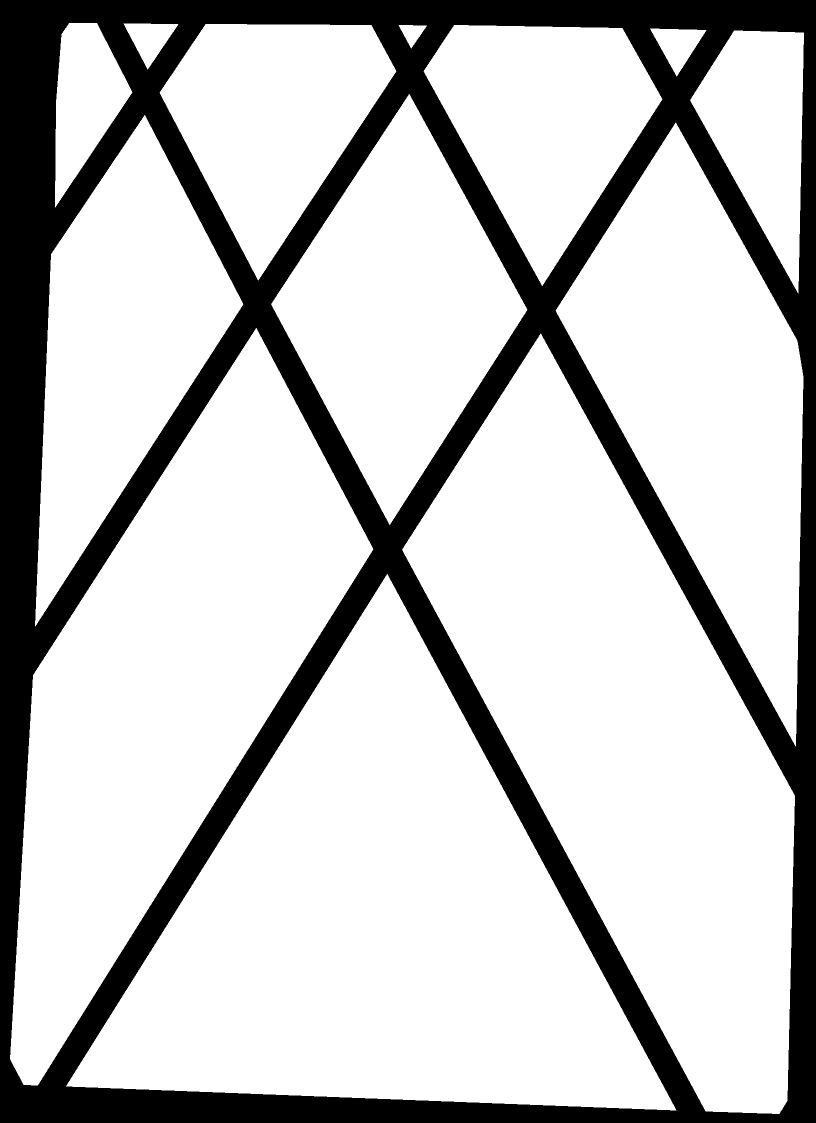
#> input picture output/pattern/1_matrix_instances_bw.png, 1631 x 2245 px (shown at 1/2 size); its folder holds only this picture in this run
$ python main.py --input ../output/pattern/1_matrix_instances_bw.png
#> lines starting #> are read from the running program, lines starting #| are printed output that depends on the picture; after the words box and inside, x2 and y2 are one past the last pixel; in counts of white or black regions, pixels touching at a corner belong together
### src1/utils.py
from __future__ import annotations

from pathlib import Path

import cv2
import numpy as np


IMAGE_SUFFIXES = {".jpg", ".jpeg", ".png", ".bmp", ".tif", ".tiff"}


# [33 lines left out: functions odd_at_least, smooth_projection, longest_active_span, not called in this run]


def load_bgr_image(image_path: Path) -> np.ndarray:
    image = cv2.imread(str(image_path))
#> image is the input picture: shape (2245, 1631, 3); 77.4% white; 1 black region, box (x1, y1, x2, y2) and area: (0, 0, 1631, 2245) 827239
    if image is None:
        raise RuntimeError(f"Failed to read image: {image_path}")
    return image


# [6 lines left out: function load_binary_mask, not called in this run]


def iter_image_paths(path: Path, stem_suffix: str | None = None) -> list[Path]:
    if path.is_file():
        return [path]
    image_paths = [item for item in path.iterdir() if item.suffix.lower() in IMAGE_SUFFIXES]
    if stem_suffix is not None:
        image_paths = [item for item in image_paths if item.stem.endswith(stem_suffix)]
    return sorted(image_paths)


# [4 lines left out: function iter_mask_paths, not called in this run]


def ensure_dir(path: Path) -> None:
    path.mkdir(parents=True, exist_ok=True)


def write_image(path: Path, image: np.ndarray) -> None:
    ensure_dir(path.parent)
    cv2.imwrite(str(path), image)


# [25 lines left out: functions build_hole_response, derive_roi_path, not called in this run]

### src1/crop_seat_roi.py
from __future__ import annotations

import argparse
import time
from pathlib import Path

import cv2
import numpy as np

from src1.utils import iter_image_paths, load_bgr_image, write_image


# BASE_IMAGE_WIDTH = 5472
# BASE_IMAGE_HEIGHT = 3648

# ROI_POINTS = np.array(
#     [
#         [1689, 201],
#         [3214, 228],
#         [3180, 2445],
#         [1584, 2382],
#     ],
#     dtype=np.float32,
# )
BASE_IMAGE_WIDTH = 898
BASE_IMAGE_HEIGHT = 969

ROI_POINTS = np.array(
     [
         [0, 0],
         [0, 969],
         [898, 969],
         [898, 0],
     ],
     dtype=np.float32,
 )


def clip_points_to_image(points: np.ndarray, image_shape: tuple[int, ...]) -> np.ndarray:
    h, w = image_shape[:2]
    pts = np.asarray(points, dtype=np.float32).copy()
    pts[:, 0] = np.clip(pts[:, 0], 0, w - 1)
    pts[:, 1] = np.clip(pts[:, 1], 0, h - 1)
    return pts


def scale_points_to_image(
    points: np.ndarray,
    image_shape: tuple[int, ...],
    base_width: int = BASE_IMAGE_WIDTH,
    base_height: int = BASE_IMAGE_HEIGHT,
) -> np.ndarray:
#> called with points = array of shape (4, 2), image_shape = (2245, 1631, 3), base_width = 898, base_height = 969
    h, w = image_shape[:2]
    sx = w / float(base_width)
    sy = h / float(base_height)

    pts = np.asarray(points, dtype=np.float32).copy()
#> pts = [[0, 0], [0, 969], [898, 969], [898, 0]]
    pts[:, 0] *= sx
    pts[:, 1] *= sy
    return pts


def polygon_crop_without_warp(
    image: np.ndarray,
    points: np.ndarray,
    build_preview: bool = True,
) -> tuple[np.ndarray, np.ndarray]:
    pts = scale_points_to_image(points, image.shape)
#> pts = [[0, 0], [0, 2245], [1631, 2245], [1631, 0]]
    pts = clip_points_to_image(pts, image.shape)
#> pts = [[0, 0], [0, 2244], [1630, 2244], [1630, 0]]
    polygon = np.round(pts).astype(np.int32)
#> polygon = [[0, 0], [0, 2244], [1630, 2244], [1630, 0]]
    x, y, w, h = cv2.boundingRect(polygon)
#> x = 0; y = 0; w = 1631; h = 2245
    if w <= 1 or h <= 1:
        raise RuntimeError(f"Invalid ROI bounding rect: x={x}, y={y}, w={w}, h={h}")

    crop_view = image[y:y + h, x:x + w]

    local_polygon = polygon.copy()
#> local_polygon = [[0, 0], [0, 2244], [1630, 2244], [1630, 0]]
    local_polygon[:, 0] -= x
    local_polygon[:, 1] -= y

    mask = np.zeros((h, w), dtype=np.uint8)
    cv2.fillPoly(mask, [local_polygon], 255)
#> mask: shape (2245, 1631); every value is 255

    masked_crop = np.full_like(crop_view, 255)
    cv2.copyTo(crop_view, mask, masked_crop)

    preview = np.empty((0, 0, 3), dtype=np.uint8)
    if build_preview:
        preview = image.copy()
        cv2.polylines(preview, [polygon.reshape(-1, 1, 2)], True, (0, 0, 255), 3)

        for idx, (px, py) in enumerate(polygon, start=1):
            cv2.circle(preview, (px, py), 6, (0, 255, 255), -1)
            cv2.putText(
                preview,
                str(idx),
                (px + 8, py - 8),
                cv2.FONT_HERSHEY_SIMPLEX,
                0.7,
                (0, 255, 255),
                2,
                cv2.LINE_AA,
            )

    return masked_crop, preview


# [5 lines left out: function crop_and_draw, not called in this run]


def build_roi_crop(
    image: np.ndarray,
    points: np.ndarray = ROI_POINTS,
) -> np.ndarray:
    crop, _ = polygon_crop_without_warp(image, points, build_preview=False)
    return crop


# [53 lines left out: functions process_path, parse_points_from_args, main, not called in this run]


# [2 lines that do not run on import are left out]

### src1/extract_holes2.py
from __future__ import annotations

import argparse
import time
from pathlib import Path

import cv2
import numpy as np

from src1.utils import build_hole_response, iter_image_paths, load_bgr_image, write_image


CLAHE_CLIP_LIMIT = 2.0
CLAHE_TILE_GRID = (8, 8)
BLACKHAT_KERNEL_SIZE = 7
MIN_FILL_RATIO = 0.5  # 保持原参数不变

RESPONSE_MODES = ("multi", "gray")


# [28 lines left out: functions build_single_channel_response, build_response, build_preview_image, not called in this run]


def build_hole_mask_and_centers(
    image: np.ndarray,
    min_area: int = 6,
    max_area: int = 120,
    max_aspect_ratio: float = 1.8,
    response: np.ndarray | None = None,
    response_mode: str = "multi",
    discard_border_components: bool = False,
) -> tuple[np.ndarray, np.ndarray, np.ndarray]:

    # === 弃用黑帽变换，改用自适应阈值直接提取 ===
#> called with min_area = 6, max_area = 120, max_aspect_ratio = 1.8, response_mode = 'multi', discard_border_components = False
    gray = cv2.cvtColor(image, cv2.COLOR_BGR2GRAY)
    binary = cv2.adaptiveThreshold(
        gray, 255,
        cv2.ADAPTIVE_THRESH_GAUSSIAN_C,
        cv2.THRESH_BINARY_INV,
        blockSize=31,  # 局部观察窗口：保持原参数不动
        C=7            # 灵敏度：保持原参数不动
    )
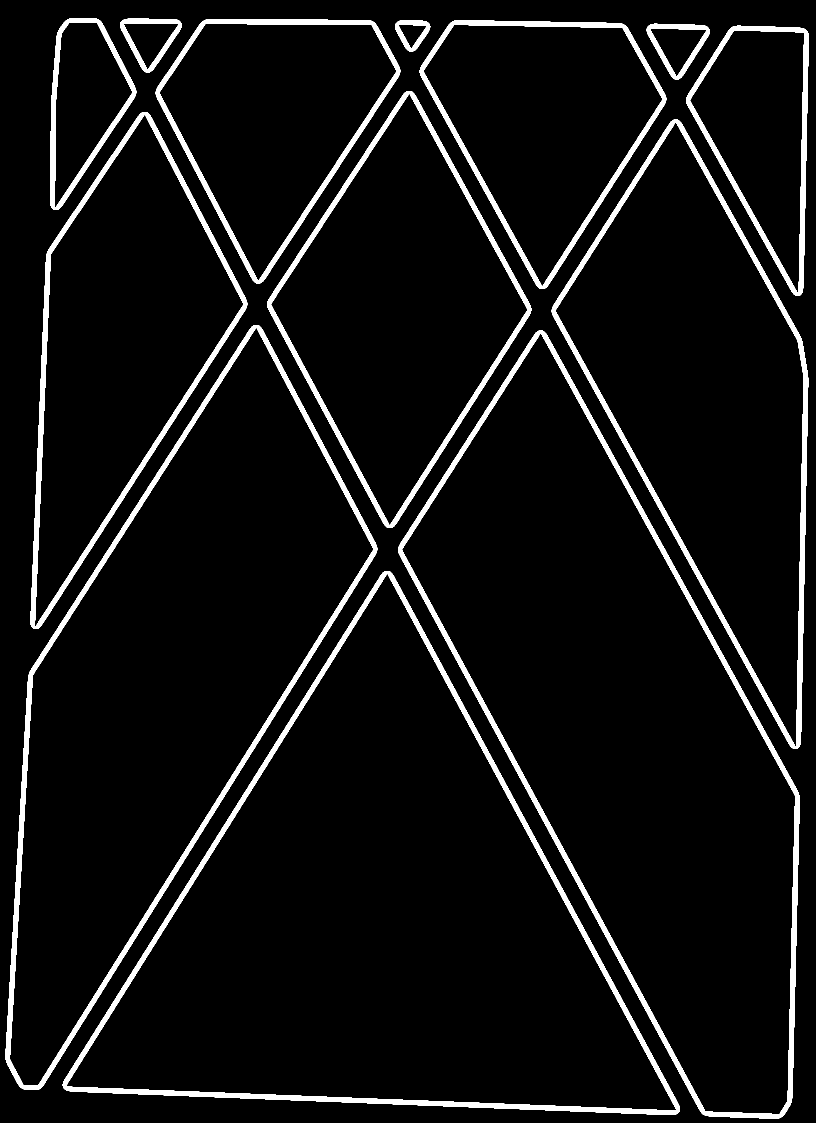
#> binary: shape (2245, 1631) (shown at 1/2 size); 6.4% white; 13 white regions, largest, box (x1, y1, x2, y2) and area: (125, 1142, 1360, 2230) 35589, (796, 661, 1600, 2238) 35431, (11, 650, 755, 2180) 33516

    # 保存带有原始噪点的二值图供 --save-response 查看
    response = binary.copy()

    # === 1. 找怪物阶段：只用闭操作！利用细碎噪点把缝线连成一片 ===
    merge_kernel = cv2.getStructuringElement(cv2.MORPH_ELLIPSE, (5, 5))
    merged_binary = cv2.morphologyEx(binary, cv2.MORPH_CLOSE, merge_kernel)
#> merged_binary: shape (2245, 1631); 6.4% white; 13 white regions, largest, box (x1, y1, x2, y2) and area: (125, 1142, 1360, 2230) 35607, (796, 661, 1600, 2238) 35440, (11, 650, 755, 2180) 33525

    # 2. 在“闭操作”后的图像上计算连通域。
    num_labels, labels, stats, centroids = cv2.connectedComponentsWithStats(merged_binary, connectivity=8)
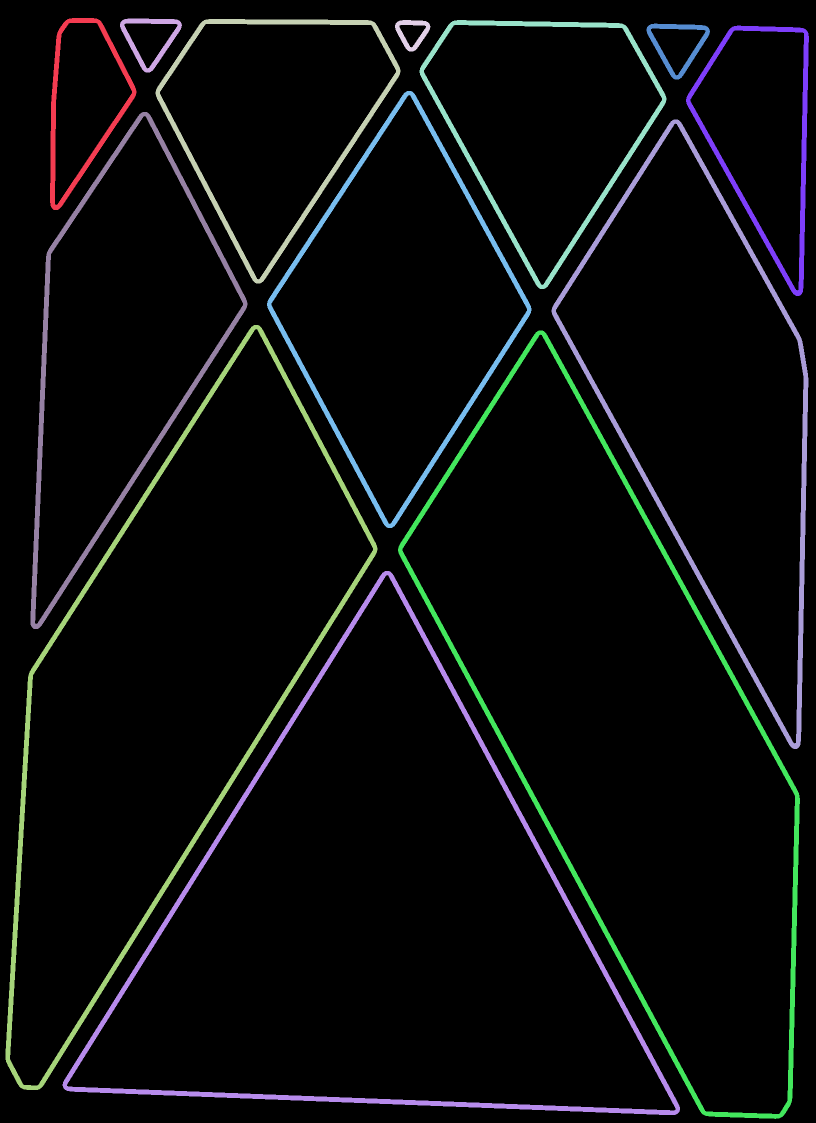
#> labels: shape (2245, 1631) int32 (shown at 1/2 size); 14 distinct labels, from 0 to 13; one colour per label, 0 black
#> num_labels = 14; stats = 14 rows, first 6: [0, 0, 1631, 2245, 3428566], [100, 36, 173, 384, 8584], [240, 37, 124, 108, 3278], [311, 38, 490, 529, 15060], [790, 40, 71, 63, 1735], [839, 40, 494, 538, 15172]; centroids = 14 rows, first 8: [814, 1131.1], [161.5, 218.2], [299.8, 77.1], [548.2, 247.1], [824.2, 65.36], [1085.4, 254.1], [1355.1, 89.14], [1532.6, 294.1]

    areas = stats[:, cv2.CC_STAT_AREA].astype(np.int32)
#> areas = [3428566, 8584, 3278, 15060, 1735, 15172, 3358, 12541, 19568, 22275, 26886, 33525, 35440, 35607]
    widths = stats[:, cv2.CC_STAT_WIDTH].astype(np.int32)
#> widths = [1631, 173, 124, 490, 71, 494, 127, 246, 529, 434, 514, 744, 804, 1235]
    heights = stats[:, cv2.CC_STAT_HEIGHT].astype(np.int32)
#> heights = [2245, 384, 108, 529, 63, 538, 112, 541, 874, 1034, 1259, 1530, 1577, 1088]

    short_side = np.maximum(1, np.minimum(widths, heights)).astype(np.float32)
#> short_side = [1631, 173, 108, 490, 63, 494, 112, 246, 529, 434, 514, 744, 804, 1088]
    long_side = np.maximum(widths, heights).astype(np.float32)
#> long_side = [2245, 384, 124, 529, 71, 538, 127, 541, 874, 1034, 1259, 1530, 1577, 1235]
    aspect_ratio = long_side / short_side
#> aspect_ratio = [1.38, 2.22, 1.15, 1.08, 1.13, 1.09, 1.13, 2.2, 1.65, 2.38, 2.45, 2.06, 1.96, 1.14]
    fill_ratio = areas.astype(np.float32) / np.maximum(1, widths * heights).astype(np.float32)
#> fill_ratio = [0.936, 0.129, 0.245, 0.0581, 0.388, 0.0571, 0.236, 0.0942, 0.0423, 0.0496, 0.0415, 0.0295, 0.028, 0.0265]

    # 3. 连通域过滤：缝线怪物在这里被拦截
    keep = (
        (areas >= int(min_area))
        & (areas <= int(max_area))
        & (aspect_ratio <= float(max_aspect_ratio))
        & (fill_ratio >= float(MIN_FILL_RATIO))
    )
#> keep = [False, False, False, False, False, False, False, False, False, False, False, False, False, False]
    keep[0] = False

    if discard_border_components and num_labels > 1:
        border_ids = np.unique(
            np.concatenate((labels[0, :], labels[-1, :], labels[:, 0], labels[:, -1]))
        )
        border_mask = np.zeros(num_labels, dtype=bool)
        border_mask[border_ids] = True
        keep &= ~border_mask
        keep[0] = False

    # 4. 提取出合法的孔洞区域轮廓
    valid_regions_mask = (keep[labels].astype(np.uint8) * 255)
#> valid_regions_mask: shape (2245, 1631); every value is 0

    # 5. 取交集，剥离周围大范围噪点，提取出原始带有毛刺的真实孔洞
    hole_mask = cv2.bitwise_and(binary, valid_regions_mask)

    # === 终极抛光阶段：把开运算放在这里！ ===
    # 此时缝线已过滤完毕，只剩真实孔洞。用 3x3 开运算清理孔洞边缘的微小毛刺。
    # 小图片
    clean_kernel = cv2.getStructuringElement(cv2.MORPH_ELLIPSE, (3, 3))
    hole_mask = cv2.morphologyEx(hole_mask, cv2.MORPH_OPEN, clean_kernel)
    # 大图片
    # clean_kernel = cv2.getStructuringElement(cv2.MORPH_ELLIPSE, (6, 6))
    # hole_mask = cv2.morphologyEx(hole_mask, cv2.MORPH_OPEN, clean_kernel)
    # ======================================

    # 重新在干净抛光后的 mask 上计算质心返回
    num_final, _, _, final_centroids = cv2.connectedComponentsWithStats(hole_mask, connectivity=8)
#> num_final = 1; final_centroids = [[815, 1122]]
    centers = final_centroids[1:].astype(np.float32) if num_final > 1 else np.empty((0, 2), dtype=np.float32)
#> centers = empty array

    return response, hole_mask, centers


# [155 lines left out: functions build_hole_mask, build_hole_artifacts, process_path, main, not called in this run]


# [2 lines that do not run on import are left out]

### src1/find_boundary_hole2.py
from __future__ import annotations

import argparse
import time
from pathlib import Path

import cv2
import numpy as np

from src1.utils import derive_roi_path, iter_mask_paths, load_binary_mask, load_bgr_image, write_image

try:
    from scipy.spatial import cKDTree
except ImportError as exc:
    raise RuntimeError("This script requires scipy. Please run: pip install scipy") from exc


# [26 lines left out: function extract_hole_centers, not called in this run]


def estimate_spacing(points: np.ndarray, tree: cKDTree | None = None) -> float:
    if len(points) < 2:
        raise RuntimeError("Not enough points to estimate spacing.")

    if tree is None:
        tree = cKDTree(points)

    dists, _ = tree.query(points, k=2)
    nearest = dists[:, 1]
    nearest = nearest[np.isfinite(nearest)]
    if len(nearest) == 0:
        raise RuntimeError("Failed to estimate spacing.")
    return float(np.median(nearest))


# [118 lines left out: functions _max_angular_gap_deg, _count_occupied_sectors, extract_boundary_points_from_centers, extract_boundary_points, build_boundary_mask_from_points, build_boundary_mask_from_centers and 1 more, not called in this run]


def build_boundary_line_mask_from_centers(
    shape: tuple[int, int],
    centers: np.ndarray,
    boundary_points: np.ndarray | None = None,
    spacing: float | None = None,
) -> np.ndarray:
    if spacing is None:
        center_tree = cKDTree(centers)
        spacing = estimate_spacing(centers, tree=center_tree)

    if boundary_points is None:
        center_tree = cKDTree(centers)
        boundary_points = extract_boundary_points_from_centers(centers, spacing=spacing, tree=center_tree)

    if len(boundary_points) == 0:
        return np.zeros(shape, dtype=np.uint8)

    boundary_tree = cKDTree(boundary_points)

    line_mask = np.zeros(shape, dtype=np.uint8)
    min_r = spacing * 0.70
    max_r = spacing * 1.55
    min_r2 = min_r * min_r
    max_r2 = max_r * max_r

    points_i32 = np.round(boundary_points).astype(np.int32)

    for i, point in enumerate(boundary_points):
        neighbor_ids = boundary_tree.query_ball_point(point, r=max_r)
        candidates: list[tuple[float, int]] = []

        px, py = float(point[0]), float(point[1])

        for nb in neighbor_ids:
            if nb == i:
                continue

            dx = float(boundary_points[nb, 0]) - px
            dy = float(boundary_points[nb, 1]) - py
            dist2 = dx * dx + dy * dy

            if min_r2 <= dist2 <= max_r2:
                candidates.append((dist2, nb))

        if not candidates:
            continue

        candidates.sort(key=lambda x: x[0])
        p1 = tuple(points_i32[i])

        for _, nb in candidates[:3]:
            p2 = tuple(points_i32[nb])
            cv2.line(line_mask, p1, p2, 255, 1, lineType=cv2.LINE_AA)

    return line_mask


# [102 lines left out: functions build_boundary_line_mask, build_pattern_preview_from_centers, build_pattern_preview, process_path, main, not called in this run]


# [2 lines that do not run on import are left out]

### src1/main.py
from __future__ import annotations

import argparse
import time
from pathlib import Path

import cv2

from src1.crop_seat_roi import build_roi_crop
from src1.utils import iter_image_paths, load_bgr_image, write_image

RESPONSE_MODES = ("multi", "gray")


def build_preview_with_method(
    boundary_method: int,
    centers,
    crop,
    hole_mask_shape,
):
    if boundary_method == 1:
        from src1.find_boundary_hole1 import build_pattern_preview_from_centers

        return build_pattern_preview_from_centers(
            centers=centers,
            roi_image=crop,
            mask_shape=hole_mask_shape,
            copy_image=False,
        )

    if boundary_method == 2:
        from src1.find_boundary_hole2 import build_boundary_line_mask_from_centers

        line_mask = build_boundary_line_mask_from_centers(
            shape=hole_mask_shape,
            centers=centers,
        )
        line_mask = cv2.dilate(
            line_mask,
            cv2.getStructuringElement(cv2.MORPH_ELLIPSE, (3, 3)),
            iterations=1,
        )

        preview = crop
        preview[line_mask > 0] = (0, 255, 0)
        return preview

    raise ValueError(f"Unsupported boundary method: {boundary_method}")


def process_path(
    image_path: Path,
    output_dir: Path,
    min_area: int,
    max_area: int,
    max_aspect_ratio: float,
    response_mode: str,
    boundary_method: int,
    extract_method: int,
) -> tuple[float, float, float]:
    image = load_bgr_image(image_path)

    scale = 1    # 0.5=缩小一半，可改成 0.4 / 0.3 / 0.2
    image = cv2.resize(image, None, fx=scale, fy=scale, interpolation=cv2.INTER_NEAREST)

    t1_start = time.perf_counter()
    crop = build_roi_crop(image)
    elapsed1 = time.perf_counter() - t1_start

    t2_start = time.perf_counter()
    # 根据参数动态选择打孔提取的方法
    if extract_method == 1:
        from src1.extract_holes1 import build_hole_mask_and_centers
    elif extract_method == 2:
        from src1.extract_holes2 import build_hole_mask_and_centers
    else:
        raise ValueError(f"Unsupported extract method: {extract_method}")

    _, hole_mask, centers = build_hole_mask_and_centers(
        crop,
        min_area=min_area,
        max_area=max_area,
        max_aspect_ratio=max_aspect_ratio,
        response_mode=response_mode,
    )
#> centers = empty array
    elapsed2 = time.perf_counter() - t2_start

    t3_start = time.perf_counter()
    pattern_preview = build_preview_with_method(
        boundary_method=boundary_method,
        centers=centers,
        crop=crop,
        hole_mask_shape=hole_mask.shape,
    )
    elapsed3 = time.perf_counter() - t3_start

    stem = image_path.stem
    write_image(output_dir / f"{stem}_pattern_preview.png", pattern_preview)

    return elapsed1, elapsed2, elapsed3


def main() -> None:
    total_start = time.perf_counter()
    parser = argparse.ArgumentParser(
        description="Run ROI crop, hole extraction, and boundary preview generation."
    )
    parser.add_argument("--input", default="picture/1.jpg", help="Image file or directory.")
    parser.add_argument("--output", default="output/pattern", help="Directory for final preview images.")
    parser.add_argument("--min-area", type=int, default=6, help="Minimum connected-component area for hole extraction.")
    parser.add_argument("--max-area", type=int, default=120, help="Maximum connected-component area for hole extraction.")
    parser.add_argument(
        "--max-aspect-ratio",
        type=float,
        default=1.8,
        help="Reject hole candidates more elongated than this ratio.",
    )
    parser.add_argument(
        "--response-mode",
        choices=RESPONSE_MODES,
        default="multi",
        help="Hole response mode: multi is more robust, gray is faster.",
    )
    parser.add_argument(
        "--extract-method",
        type=int,
        choices=(1, 2),
        default=2,
        help="Hole extraction method: 1 (standard blackhat), 2 (adaptive threshold for stitching noise).",
    )
    parser.add_argument(
        "--boundary-method",
        type=int,
        choices=(1, 2),
        default=2,
        help="Boundary method: 1 outputs boundary points preview, 2 outputs boundary line preview.",
    )
    args = parser.parse_args()

    image_paths = iter_image_paths(Path(args.input))
    if not image_paths:
        raise RuntimeError(f"No images found under: {args.input}")

    output_dir = Path(args.output)
    output_dir.mkdir(parents=True, exist_ok=True)

    total1 = 0.0
    total2 = 0.0
    total3 = 0.0

    for image_path in image_paths:
        elapsed1, elapsed2, elapsed3 = process_path(
            image_path=image_path,
            output_dir=output_dir,
            min_area=args.min_area,
            max_area=args.max_area,
            max_aspect_ratio=args.max_aspect_ratio,
            response_mode=args.response_mode,
            boundary_method=args.boundary_method,
            extract_method=args.extract_method,
        )
        total1 += elapsed1
        total2 += elapsed2
        total3 += elapsed3

    total = total1 + total2 + total3
    total_time = time.perf_counter() - total_start
    print(
        f"耗时1: {total1:.3f}s + 耗时2: {total2:.3f}s + 耗时3: {total3:.3f}s = 纯算法总耗时: {total:.3f}s"
    )
    print(f"程序墙钟总耗时：{total_time:.3f} s")


if __name__ == "__main__":
#> (the run stopped early here; a loop or call above may not have finished)
